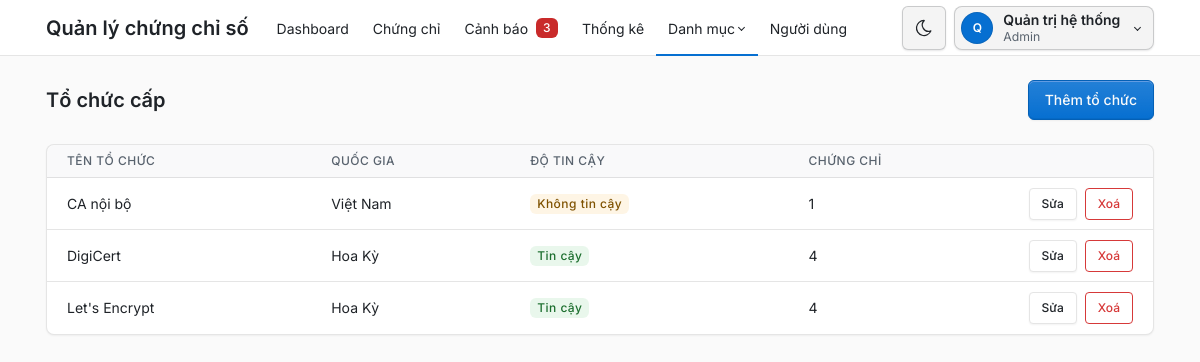
The app's page /admin/to_chuc_cap.php (signed in) with its own data.
### tables this page shows
CREATE TABLE users (
    id INT UNSIGNED AUTO_INCREMENT PRIMARY KEY,
    username VARCHAR(50) NOT NULL UNIQUE,
    password_hash VARCHAR(255) NOT NULL,
    full_name VARCHAR(100) NOT NULL,
    role_id INT UNSIGNED NOT NULL,
    is_locked TINYINT(1) NOT NULL DEFAULT 0,  
     
    failed_logins TINYINT UNSIGNED NOT NULL DEFAULT 0,
    locked_until DATETIME NULL,
    CONSTRAINT fk_users_role FOREIGN KEY (role_id) REFERENCES roles (id) ON DELETE RESTRICT
);

CREATE TABLE roles (
    id INT UNSIGNED AUTO_INCREMENT PRIMARY KEY,
    name VARCHAR(50) NOT NULL UNIQUE
);

CREATE TABLE certificate_authorities (
    id INT UNSIGNED AUTO_INCREMENT PRIMARY KEY,
    name VARCHAR(100) NOT NULL UNIQUE,
    country VARCHAR(100) NOT NULL,
    is_trusted TINYINT(1) NOT NULL DEFAULT 1
);

### src/khoi_dong.php (called while the page is built, shortened)
<?php
require_once __DIR__ . '/../config/db.php';
require_once __DIR__ . '/auth.php';
function e(?string $chuoi): string
{
    return htmlspecialchars((string) $chuoi, ENT_QUOTES, 'UTF-8');
}
function url(string $duongDan): string
{
    $thuMucPublic = str_replace('\\', '/', realpath(__DIR__ . '/../public'));
    $gocWeb = str_replace('\\', '/', realpath($_SERVER['DOCUMENT_ROOT']));
    return substr($thuMucPublic, strlen($gocWeb)) . '/' . $duongDan;
}

### src/auth.php (called while the page is built, shortened)
<?php
function nguoiDungHienTai(PDO $pdo): ?array
{
    $cau = $pdo->prepare('SELECT u.id, u.username, u.full_name, r.name AS role_name
                          FROM users u JOIN roles r ON r.id = u.role_id
                          WHERE u.id = ? AND u.is_locked = 0');
    $cau->execute([$_SESSION['user_id']]);
    return $cau->fetch() ?: null;
}
function laAdmin(array $nguoi): bool
{
    return $nguoi['role_name'] === VAI_TRO_ADMIN;
}
function yeuCauDangNhap(PDO $pdo): array
{
    $nguoi = nguoiDungHienTai($pdo);
    return $nguoi;
}

### src/chung_chi.php (called while the page is built, shortened)
<?php
function demCanhBaoMoi(PDO $pdo): int
{
    return (int) $pdo->query('SELECT COUNT(*) FROM ' . CANH_BAO_DANG_XET . " AND a.status = 'new'")->fetchColumn();
}

### src/danh_muc.php (called while the page is built, shortened)
<?php
function danhSachToChuc(PDO $pdo): array
{
    return $pdo->query('SELECT a.*, COUNT(c.id) AS so_chung_chi
                        FROM certificate_authorities a LEFT JOIN certificates c ON c.ca_id = a.id
                        GROUP BY a.id ORDER BY a.name')->fetchAll();
}

### public/admin/to_chuc_cap.php (the view, shortened to what this page needs)
<?php
require __DIR__ . '/../../src/khoi_dong.php';
require __DIR__ . '/../../src/danh_muc.php';
$pdo = ketNoiCsdl();
$nguoi = yeuCauDangNhap($pdo);
$danhSach = danhSachToChuc($pdo);
$trangHienTai = 'to_chuc_cap';
require __DIR__ . '/../../views/dau_trang.php';
require __DIR__ . '/../../views/tieu_de_trang.php';
?>
<div class="page-body">
    <div class="container-xl">
        <div class="card">
            <div class="table-responsive">
                <table class="table table-vcenter card-table">
                    <thead>
                        <tr>
                            <th>Tên tổ chức</th>
                            <th>Quốc gia</th>
                            <th>Độ tin cậy</th>
                            <th>Chứng chỉ</th>
                            <th class="w-1"><span class="visually-hidden">Thao tác</span></th>
                        </tr>
                    </thead>
                    <tbody>
                        <?php foreach ($danhSach as $dong): ?>
                            <tr>
                                <td><?= e($dong['name']) ?></td>
                                <td><?= e($dong['country']) ?></td>
                                <td>
                                    <?php if ($dong['is_trusted']): ?>
                                        <span class="badge bg-green-lt">Tin cậy</span>
                                    <?php else: ?>
                                        <span class="badge bg-yellow-lt">Không tin cậy</span>
                                    <?php endif; ?>
                                </td>
                                <td><?= (int) $dong['so_chung_chi'] ?></td>
                                <td>
                                    <div class="btn-list flex-nowrap">
                                        <a class="btn btn-sm" href="<?= e(url('admin/to_chuc_cap_form.php?id=' . (int) $dong['id'])) ?>">Sửa</a>
                                        <?php
                                        $cauHoiXoa = 'Xoá tổ chức ' . $dong['name'] . '?';
                                        require __DIR__ . '/../../views/nut_xoa.php';
                                        ?>
                                    </div>
                                </td>
                            </tr>
                        <?php endforeach; ?>
                    </tbody>
                </table>
            </div>
        </div>
    </div>
</div>
<?php require __DIR__ . '/../../views/cuoi_trang.php'; ?>

### views/dau_trang.php (shortened to what this page needs)
<?php
$nguoi ??= null;
$trangHienTai ??= '';
$coThanhRieng ??= false;
$soCanhBaoMenu = 0;
if ($nguoi !== null) {
    require_once __DIR__ . '/../src/chung_chi.php';
    $soCanhBaoMenu = demCanhBaoMoi($pdo);
}
$trongDanhMuc = in_array($trangHienTai, ['may_chu', 'ten_mien', 'to_chuc_cap'], true);
$nutGiaoDien = <<<'HTML'
<button type="button" class="nav-link px-2 bg-transparent border-0" data-doi-giao-dien
        title="Đổi giao diện sáng/tối" aria-label="Đổi giao diện sáng/tối">
    <svg class="icon hide-theme-dark" xmlns="http://www.w3.org/2000/svg" width="24" height="24" viewBox="0 0 24 24" fill="none" stroke="currentColor" stroke-width="2" stroke-linecap="round" stroke-linejoin="round" aria-hidden="true"><path d="M12 3c.132 0 .263 0 .393 0a7.5 7.5 0 0 0 7.92 12.446a9 9 0 1 1 -8.313 -12.454z"/></svg>
    <svg class="icon hide-theme-light" xmlns="http://www.w3.org/2000/svg" width="24" height="24" viewBox="0 0 24 24" fill="none" stroke="currentColor" stroke-width="2" stroke-linecap="round" stroke-linejoin="round" aria-hidden="true"><circle cx="12" cy="12" r="4"/><path d="M3 12h1m8 -9v1m8 8h1m-9 8v1m-6.4 -15.4l.7 .7m12.1 -.7l-.7 .7m0 11.4l.7 .7m-12.1 -.7l-.7 .7"/></svg>
</button>
HTML;
?>
<!doctype html>
<html lang="vi" data-bs-theme="light">
<head>
    <link rel="stylesheet" href="<?= e(url('assets/tabler/tabler.min.css')) ?>">
    <link rel="stylesheet" href="<?= e(url('assets/inter/inter.css')) ?>">
    <link rel="stylesheet" href="<?= e(url('assets/app.css')) ?>">
</head>
<body>
<?php if ($nguoi === null && !$coThanhRieng): ?>
    <div class="position-absolute top-0 end-0 p-3"><?= $nutGiaoDien ?></div>
<?php elseif ($nguoi !== null): ?>
    <div class="page">
        <header class="navbar navbar-expand-md d-print-none">
            <div class="container-xl">
                <a class="navbar-brand me-3 ten-he-thong-qt" href="<?= e(url('index.php')) ?>">Quản lý chứng chỉ số</a>
                <div class="navbar-nav flex-row order-md-last align-items-center thanh-tai-khoan">
                    <?= $nutGiaoDien ?>
                    <div class="nav-item dropdown">
                        <a href="#" class="nut-tai-khoan dropdown-toggle" data-bs-toggle="dropdown" aria-label="Mở menu tài khoản">
                            <span class="avatar avatar-sm"><?= e(mb_substr($nguoi['full_name'], 0, 1)) ?></span>
                            <span class="d-none d-md-block">
                                <span class="d-block nut-tai-khoan-ten"><?= e($nguoi['full_name']) ?></span>
                                <span class="d-block small text-secondary"><?= e($nguoi['role_name']) ?></span>
                            </span>
                        </a>
                    </div>
                </div>
                <div class="collapse navbar-collapse" id="menu-chinh">
                    <ul class="navbar-nav">
                        <li class="nav-item <?= $trangHienTai === 'dashboard' ? 'active' : '' ?>">
                            <a class="nav-link" href="<?= e(url('admin/index.php')) ?>">Dashboard</a>
                        </li>
                        <li class="nav-item <?= $trangHienTai === 'chung_chi' ? 'active' : '' ?>">
                            <a class="nav-link" href="<?= e(url('admin/chung_chi.php')) ?>">Chứng chỉ</a>
                        </li>
                        <li class="nav-item <?= $trangHienTai === 'canh_bao' ? 'active' : '' ?>">
                            <a class="nav-link" href="<?= e(url('admin/canh_bao.php')) ?>">
                                Cảnh báo
                                <?php if ($soCanhBaoMenu > 0): ?>
                                    <span class="badge so-canh-bao ms-2"><?= $soCanhBaoMenu ?><span class="visually-hidden"> cảnh báo mới</span></span>
                                <?php endif; ?>
                            </a>
                        </li>
                        <li class="nav-item <?= $trangHienTai === 'thong_ke' ? 'active' : '' ?>">
                            <a class="nav-link" href="<?= e(url('admin/thong_ke.php')) ?>">Thống kê</a>
                        </li>
                        <li class="nav-item dropdown <?= $trongDanhMuc ? 'active' : '' ?>">
                            <a class="nav-link dropdown-toggle" href="#" data-bs-toggle="dropdown" role="button" aria-expanded="false">Danh mục</a>
                        </li>
                        <?php if (laAdmin($nguoi)): ?>
                            <li class="nav-item <?= $trangHienTai === 'nguoi_dung' ? 'active' : '' ?>">
                                <a class="nav-link" href="<?= e(url('admin/nguoi_dung.php')) ?>">Người dùng</a>
                            </li>
                        <?php endif; ?>
                    </ul>
                </div>
            </div>
        </header>
        <div class="page-wrapper">
<?php endif; ?>

### views/nut_xoa.php (shortened to what this page needs)
<form method="post" data-xac-nhan="<?= e($cauHoiXoa) ?>">
    <button class="btn btn-sm btn-outline-danger">Xoá</button>
</form>

### public/assets/app.css (style rules this page uses)
:root, [data-bs-theme="light"] { --tblr-font-sans-serif: "Inter", "Segoe UI", system-ui, -apple-system, sans-serif; --tblr-body-font-family: var(--tblr-font-sans-serif); --tblr-body-line-height: 1.5; --tblr-body-color: #1f2328; --tblr-secondary: #59636e; --tblr-secondary-color: #59636e; }
@media screen { html { overflow-y: scroll; } }
.table-responsive { position: relative; }
.badge.bg-yellow-lt { color: #7f5200 !important; }
.badge.bg-green-lt { color: #1c6e2e !important; }
.so-canh-bao { background: #c92a2a; color: #fff; }
.card-table > tbody > tr > td { padding-bottom: 0.6rem; padding-top: 0.6rem; }
.thanh-tai-khoan { --khoi-bong: 0 1px 2px rgba(10, 14, 20, 0.1); --khoi-nen: rgba(10, 14, 20, 0.045); --khoi-nen-re: rgba(10, 14, 20, 0.09); --khoi-vien: rgba(10, 14, 20, 0.18); --khoi-vien-re: rgba(10, 14, 20, 0.34); gap: 0.5rem; }
.nut-tai-khoan { align-items: center; background: var(--khoi-nen); border: 1px solid var(--khoi-vien); border-radius: 0.5rem; box-shadow: var(--khoi-bong); color: var(--tblr-body-color); display: flex; gap: 0.625rem; line-height: 1.3; min-height: 2.75rem; padding: 0.25rem 0.75rem 0.25rem 0.375rem; transition: background-color 0.15s ease, border-color 0.15s ease; }
.nut-tai-khoan .avatar { background: var(--tblr-primary); color: #fff; font-weight: 600; }
.nut-tai-khoan-ten { font-weight: 600; }
.thanh-tai-khoan [data-doi-giao-dien] { align-items: center; background-color: var(--khoi-nen) !important; border: 1px solid var(--khoi-vien) !important; border-radius: 0.5rem; box-shadow: var(--khoi-bong); display: flex; height: 2.75rem; justify-content: center; transition: background-color 0.15s ease, border-color 0.15s ease; width: 2.75rem; }

### records on screen
users: full_name "Q", full_name "Quản trị hệ thống", role.name "Admin"
certificate_authorities: name "CA nội bộ", country "Việt Nam", is_trusted "Không tin cậy", so_chung_chi "1"
certificate_authorities: name "DigiCert", country "Hoa Kỳ", is_trusted "Tin cậy", so_chung_chi "4"
certificate_authorities: name "Let's Encrypt", country "Hoa Kỳ", is_trusted "Tin cậy", so_chung_chi "4"

### other values on screen
$soCanhBaoMenu "3"
$tieuDe "Tổ chức cấp"
$nutThem['nhan'] "Thêm tổ chức"
